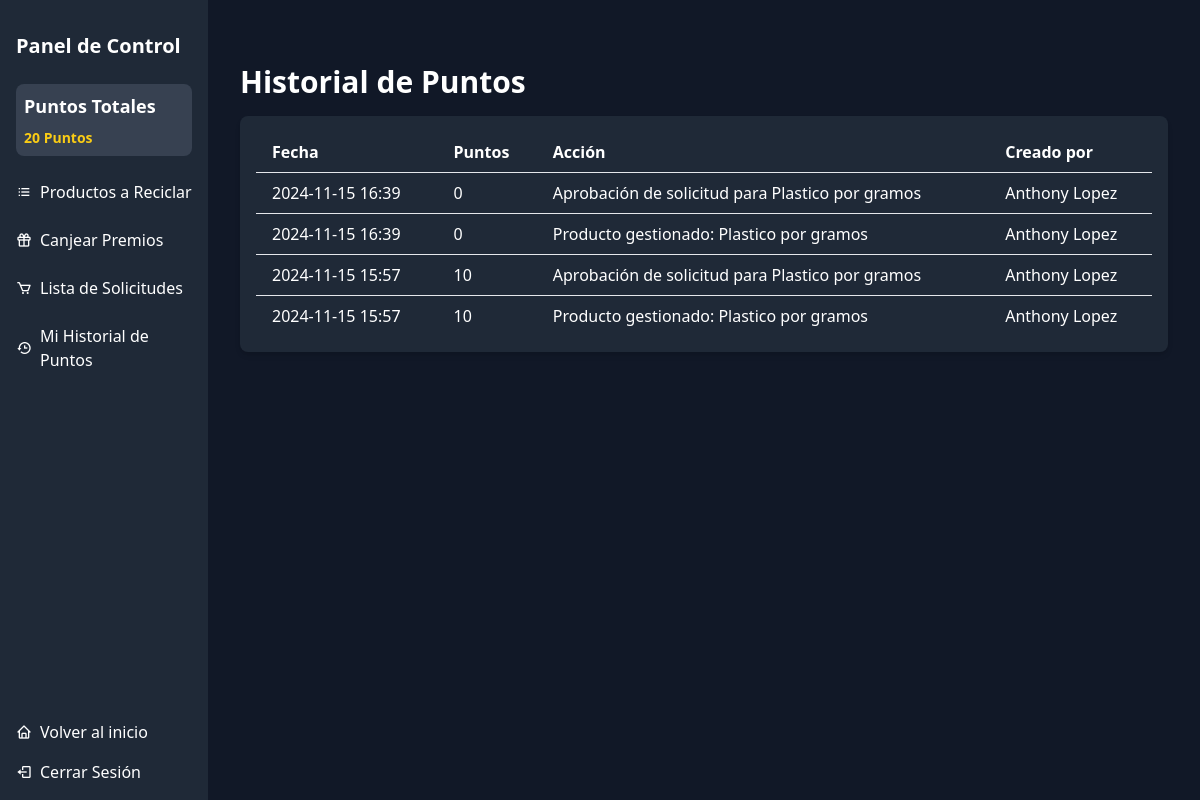
/dashboard/point-history/ (signed in), run on the app's committed database.
### core/dashboard/models.py (models this page shows, shortened)
class PointHistory(models.Model):
    user = models.ForeignKey(settings.AUTH_USER_MODEL, on_delete=models.CASCADE, related_name="point_history")
    points = models.PositiveIntegerField()
    action = models.CharField(max_length=255)
    created_at = models.DateTimeField(auto_now_add=True)
    created_by = models.ForeignKey(
        settings.AUTH_USER_MODEL,
        on_delete=models.SET_NULL,
        null=True,
        blank=True,
        related_name="created_point_histories"
    )
    class Meta:
        verbose_name = 'Historial de Puntos'
        verbose_name_plural = 'Historial de Puntos'

### core/security/models.py (models this page shows, shortened)
class User(AbstractUser):
    email = models.EmailField(_('email address'), unique=True)
    is_admin = models.BooleanField(default=False, help_text="Indica si el usuario es un administrador.")
    phone_number = models.CharField(max_length=10, blank=True, help_text="Número de teléfono del usuario.")
    address = models.CharField(max_length=255, blank=True, help_text="Dirección del usuario.")
    date_of_birth = models.DateField(null=True, blank=True, help_text="Fecha de nacimiento del usuario.")
    gender = models.CharField(
        max_length=10,
        choices=[('M', 'Masculino'), ('F', 'Femenino'), ('O', 'Otro')],
        blank=True,
        help_text="Género del usuario."
    )
    profile_image = models.ImageField(
        upload_to='profile_img/',
        null=True,
        blank=True,
        help_text="Imagen de perfil del usuario.",
        validators=[validate_image_extension]
    )
    ROLE_CHOICES = [
        ('USER', 'Usuario'),
        ('ADMIN', 'Administrador'),
    ]
    role = models.CharField(
        max_length=6,
        choices=ROLE_CHOICES,
        default='USER',
        help_text="Rol del usuario."
    )
    USERNAME_FIELD = 'username'
    REQUIRED_FIELDS = ['email', 'first_name', 'last_name']
    groups = models.ManyToManyField(Group, related_name='security_user_set', blank=True)
    user_permissions = models.ManyToManyField('auth.Permission', related_name='security_user_set', blank=True)

### core/dashboard/views/point.py (the view)
# urls.py: path('point-history/', point.PointHistoryListView.as_view(), name='point_history'),
class PointHistoryListView(ListView):
    model = PointHistory
    template_name = "core/points/point_history.html"
    context_object_name = "point_histories"
    def get_queryset(self):
        return PointHistory.objects.filter(user=self.request.user).order_by('-created_at')

### core/dashboard/context_processors.py (called while the page is built)
def total_points(request):
    if request.user.is_authenticated:
        total_points = Points.objects.filter(user=request.user).aggregate(total=models.Sum('number'))['total'] or 0
        total_history_points = PointHistory.objects.filter(user=request.user).aggregate(total=models.Sum('points'))['total'] or 0
        total_points = total_history_points
    else:
        total_points = 0
    return {'total_points': total_points}

### templates/core/points/point_history.html
{% extends 'components/base_dash.html' %}
{% block content %}
<div class="container mx-auto py-8">
    <h1 class="text-3xl font-bold text-white mb-4">Historial de Puntos</h1>
    <div class="bg-gray-800 p-4 rounded-lg shadow-md">
        <table class="min-w-full table-auto text-white">
            <thead>
                <tr class="border-b">
                    <th class="px-4 py-2 text-left">Fecha</th>
                    <th class="px-4 py-2 text-left">Puntos</th>
                    <th class="px-4 py-2 text-left">Acción</th>
                    <th class="px-4 py-2 text-left">Creado por</th>
                </tr>
            </thead>
            <tbody>
                {% for history in point_histories %}
                <tr class="border-t">
                    <td class="px-4 py-2">{{ history.created_at|date:"Y-m-d H:i" }}</td>
                    <td class="px-4 py-2">{{ history.points }}</td>
                    <td class="px-4 py-2">{{ history.action }}</td>
                    <td class="px-4 py-2">{{ history.created_by.first_name }} {{ history.created_by.last_name }}</td>
                </tr>
                {% empty %}
                <tr>
                    <td colspan="4" class="text-center px-4 py-2">No hay historial de puntos disponible.</td>
                </tr>
                {% endfor %}
            </tbody>
        </table>
    </div>
</div>
{% endblock %}

### data on the page
PointHistory: created_at "2024-11-15 16:39", points "0", action "Aprobación de solicitud para Plastico por gramos", created_by.first_name "Anthony", created_by.last_name "Lopez"
PointHistory: created_at "2024-11-15 16:39", points "0", action "Producto gestionado: Plastico por gramos", created_by.first_name "Anthony", created_by.last_name "Lopez"
PointHistory: created_at "2024-11-15 15:57", points "10", action "Aprobación de solicitud para Plastico por gramos", created_by.first_name "Anthony", created_by.last_name "Lopez"
PointHistory: created_at "2024-11-15 15:57", points "10", action "Producto gestionado: Plastico por gramos", created_by.first_name "Anthony", created_by.last_name "Lopez"

### other printed values
{{ total_points }} "20"
